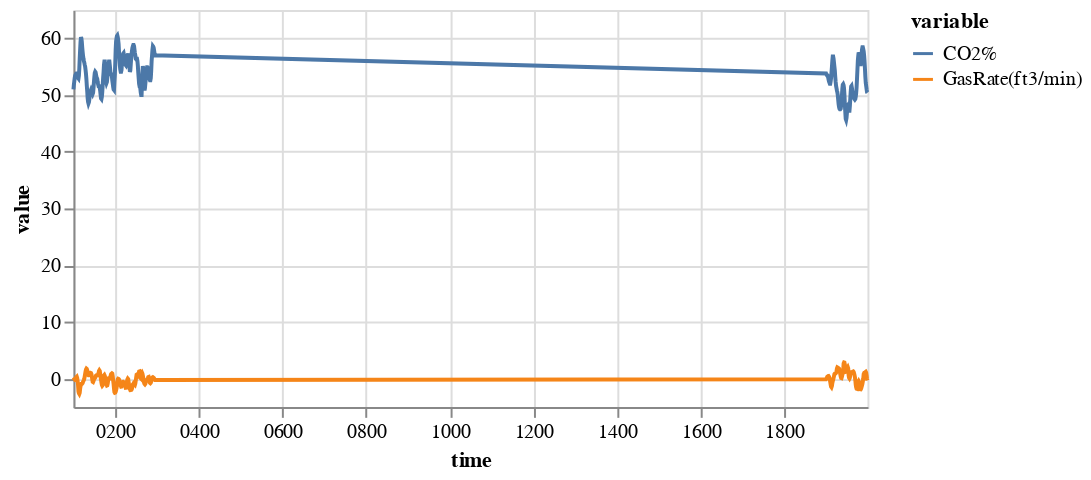

The code cell stored with this chart in its notebook:
### Markdown cell above
### Load the selected dataset

### Code cell
ts = ds.load() #loaded as a TimeSeries
ts.plot()

### Figure 1 — Vega specification as saved in the notebook (floating-point values rounded to 4 significant figures; data arrays with more than 128 entries replaced by an {"elided": "..."} marker saying what was removed)
{"$schema": "https://vega.github.io/schema/vega/v5.json", "data": [{"name": "source_0", "values": {"elided": "592 records"}, "transform": [{"type": "formula", "expr": "toDate(datum['time'])", "as": "time"}]}, {"name": "source_0_y_domain_value", "values": [{"min": -2.716, "max": 60.5}]}, {"name": "source_0_color_domain_variable", "values": [{"variable": "GasRate(ft3/min)"}, {"variable": "CO2%"}]}], "marks": [{"type": "group", "name": "layer_0_pathgroup", "from": {"facet": {"data": "source_0", "name": "faceted_path_layer_0_main", "groupby": ["variable"]}}, "encode": {"update": {"width": {"field": {"signal": null, "datum": null, "group": "width", "parent": null}}, "height": {"field": {"signal": null, "datum": null, "group": "height", "parent": null}}}}, "marks": [{"type": "line", "name": "layer_0_marks", "from": {"data": "faceted_path_layer_0_main"}, "sort": {"field": "x"}, "encode": {"update": {"y": {"field": "value", "scale": "y"}, "stroke": {"field": "variable", "scale": "color"}, "x": {"field": "time", "scale": "x"}, "defined": {"signal": "isValid(datum[\"time\"]) && isFinite(+datum[\"time\"]) && isValid(datum[\"value\"]) && isFinite(+datum[\"value\"])"}}}, "style": ["line"]}]}], "scales": [{"name": "x", "type": "time", "domain": {"data": "source_0", "field": "time"}, "range": [0, {"signal": "width"}]}, {"name": "y", "type": "linear", "domain": [{"signal": "(data(\"source_0_y_domain_value\")[0] || {}).min"}, {"signal": "(data(\"source_0_y_domain_value\")[0] || {}).max"}], "range": [{"signal": "height"}, 0], "zero": true, "nice": true}, {"name": "color", "type": "ordinal", "domain": {"data": "source_0_color_domain_variable", "field": "variable", "sort": true}, "range": "category"}], "axes": [{"scale": "x", "domain": false, "maxExtent": 0, "grid": true, "gridScale": "y", "minExtent": 0, "labels": false, "orient": "bottom", "zindex": 0, "tickCount": {"signal": "ceil(width/40)"}, "ticks": false, "aria": false}, {"scale": "y", "gridScale": "x", "tickCount": {"signal": "ceil(height/40)"}, "maxExtent": 0, "ticks": false, "domain": false, "labels": false, "minExtent": 0, "zindex": 0, "aria": false, "orient": "left", "grid": true}, {"scale": "x", "labelFlush": true, "labelOverlap": true, "title": "time", "tickCount": {"signal": "ceil(width/40)"}, "zindex": 0, "orient": "bottom", "grid": false}, {"scale": "y", "title": "value", "labelOverlap": true, "zindex": 0, "orient": "left", "grid": false, "tickCount": {"signal": "ceil(height/40)"}}], "background": "white", "width": 400, "style": "cell", "legends": [{"stroke": "color", "symbolType": "stroke", "title": "variable"}], "height": 200, "padding": 5}
